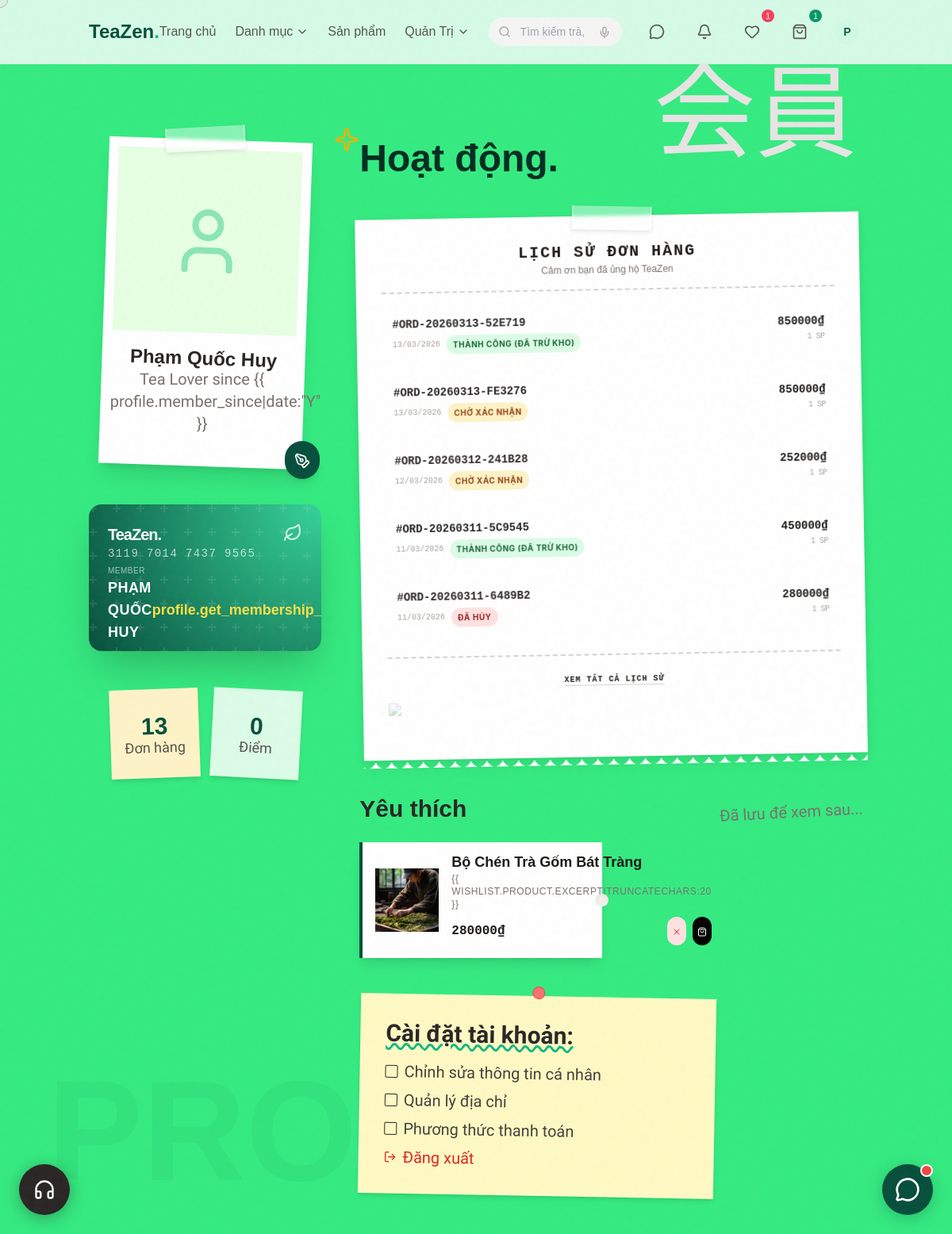
Before: /profile/ (signed in) with the older database file.
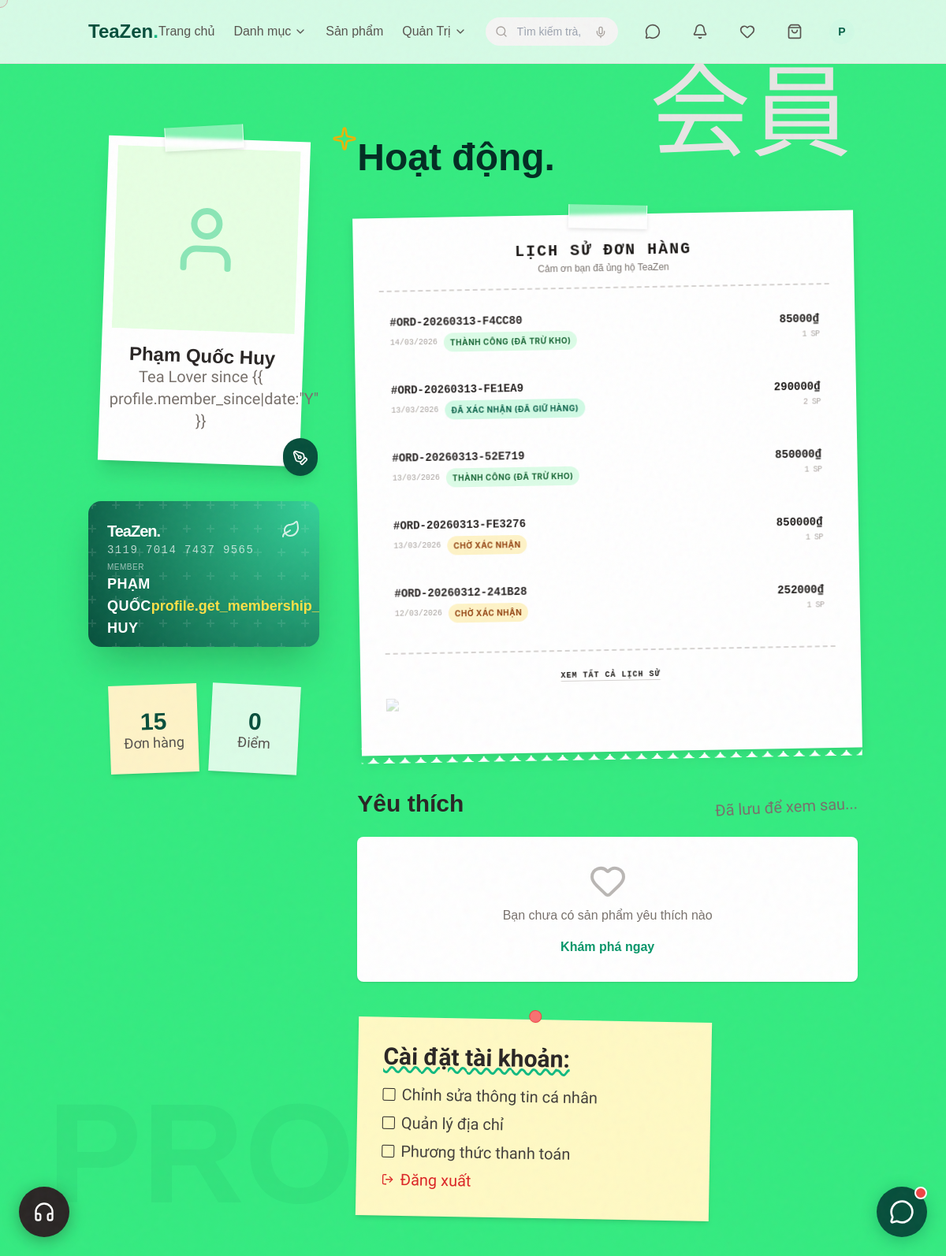
After: the same page with the newer database file.
### MyApp/models.py (models this page shows, shortened)
class Order(models.Model):
	STATUS_CHOICES = [
		('pending', 'Chờ xác nhận'),
		('confirmed', 'Đã xác nhận (Đã giữ hàng)'),
		('processing', 'Đang đóng gói'),
		('shipping', 'Đang giao'),
		('delivered', 'Thành công (Đã trừ kho)'),
		('completed', 'Hoàn tất'),
		('cancelled', 'Đã hủy'),
		('return_requested', 'Yêu cầu trả hàng'),
		('return_approved', 'Đã duyệt trả hàng'),
		('returned', 'Đã nhận hàng trả'),
		('refunded', 'Đã hoàn tiền'),
		('exchanged', 'Đã đổi hàng'),
	]
	user = models.ForeignKey(User, on_delete=models.CASCADE, related_name='orders')
	order_number = models.CharField(max_length=50, unique=True)
	total_amount = models.DecimalField(max_digits=12, decimal_places=0, default=0)
	status = models.CharField(max_length=20, choices=STATUS_CHOICES, default='pending')
	coupon = models.ForeignKey(Coupon, on_delete=models.SET_NULL, null=True, blank=True, related_name='orders')
	discount_amount = models.DecimalField(max_digits=12, decimal_places=0, default=0)
	created_at = models.DateTimeField(auto_now_add=True)
	updated_at = models.DateTimeField(auto_now=True)
	note = models.TextField(blank=True)
	pdf_generated = models.BooleanField(default=False)  # Track nếu PDF đã được tạo
	class Meta:
		ordering = ['-created_at']

class Wishlist(models.Model):
	user = models.ForeignKey(User, on_delete=models.CASCADE, related_name='wishlists')
	product = models.ForeignKey(Product, on_delete=models.CASCADE, related_name='wishlisted_by')
	added_at = models.DateTimeField(auto_now_add=True)
	class Meta:
		ordering = ['-added_at']
		unique_together = ['user', 'product']

class Product(models.Model):
	category = models.ForeignKey(Category, on_delete=models.SET_NULL, null=True, blank=True, related_name='products')
	title = models.CharField(max_length=200)
	slug = models.SlugField(max_length=220, unique=True)
	excerpt = models.CharField(max_length=300, blank=True)
	image = models.ImageField(upload_to='products/', blank=True, null=True)
	description = models.TextField(blank=True)
	ingredients = models.TextField(blank=True, verbose_name="Thành phần / Thông số")
	brewing_guide = models.TextField(blank=True, verbose_name="Hướng dẫn pha chế")
	price = models.DecimalField(max_digits=10, decimal_places=0, null=True, blank=True)
	physical_stock = models.PositiveIntegerField(default=0, verbose_name="Số lượng tồn vật lý")
	reserved_stock = models.PositiveIntegerField(default=0, verbose_name="Số lượng tạm giữ")
	views_count = models.PositiveIntegerField(default=0, verbose_name="Lượt xem")
	created_at = models.DateTimeField(auto_now_add=True)
	objects = InventoryManager()
	class Meta:
		ordering = ['-created_at']

### MyApp/views/profile_views.py (the view)
# urls.py: path('profile/', views.profile_view, name='profile'),
@login_required(login_url='login')
def profile_view(request):
    user = request.user
    if not hasattr(user, 'profile'):
        UserProfile.objects.create(user=user)
    profile = user.profile
    orders = Order.objects.filter(user=user)[:5]
    wishlists = Wishlist.objects.filter(user=user).select_related('product')[:4]
    total_orders = Order.objects.filter(user=user).count()
    context = {
        'profile': profile,
        'orders': orders,
        'wishlists': wishlists,
        'total_orders': total_orders,
    }
    return render(request, 'users/profile.html', context)

### MyApp/context_processors.py (called while the page is built)
def categories(request):
    cache_key = 'active_categories'
    categories = cache.get(cache_key)
    if categories is None:
        categories = list(
            Category.objects.filter(is_active=True).only('id', 'name', 'slug').order_by('name')
        )
        cache.set(cache_key, categories, 600)
    return {
        'all_categories': categories
    }

def support_context(request):
    return {
        'support_categories': SupportTicket.CATEGORY_CHOICES,
    }

def user_badges(request):
    user = getattr(request, 'user', None)
    if not user or not user.is_authenticated:
        return {}
    cache_key = f'user_badges_{user.id}'
    cached = cache.get(cache_key)
    if cached is not None:
        return cached
    data = {
        'wishlist_count': Wishlist.objects.filter(user=user).count(),
        'cart_item_count': CartItem.objects.filter(cart__user=user).count(),
    }
    cache.set(cache_key, data, 30)
    return data

### MyApp/models.py (called while the page is built)
	def get_full_name(self):
		if self.user.first_name or self.user.last_name:
			return f'{self.user.first_name} {self.user.last_name}'.strip()
		return self.user.username

### templates/users/profile.html (shortened to what the changed rows need)
{% extends 'base.html' %}
{% load static %}
{% block extra_styles %}
<link rel="stylesheet" href="{% static 'css/users.css' %}">
{% endblock %}
{% block content %}
<div class="container mx-auto px-6 pt-24 pb-12">
    <div class="grid grid-cols-1 lg:grid-cols-12 gap-12 items-start">
        <div class="lg:col-span-4 space-y-12 lg:sticky lg:top-24">
            <div class="relative w-64 mx-auto group">
                <div
                    class="bg-white p-3 pb-10 shadow-xl transform rotate-2 transition-transform duration-500 group-hover:rotate-0 hover-trigger">
                    <div class="mt-4 text-center">
                        <h2 class="font-art text-2xl font-bold text-stone-800">{{ profile.get_full_name }}</h2>
                    </div>
                </div>
            </div>
            <div class="flex justify-center gap-4 flex-wrap">
                <div
                    class="bg-[#fef3c7] p-4 w-28 h-28 shadow-md rotate-[-2deg] flex flex-col justify-center items-center text-center hover-trigger transform hover:scale-105 transition-transform cursor-pointer">
                    <div class="font-art text-3xl font-bold text-emerald-900">{{ total_orders }}</div>
                    <div class="font-hand text-lg text-stone-600 leading-none">Đơn hàng</div>
                </div>
            </div>
        </div>
        <div class="lg:col-span-8 space-y-12">
            <div class="relative">
                <h2 class="font-art text-5xl font-bold text-emerald-950">Hoạt động.</h2>
            </div>
            <div class="relative group">
                <div class="receipt rotate-[-1deg] transition-transform duration-300 hover:rotate-0">
                    <div class="space-y-3 font-mono text-sm mt-4">
                        {% for order in orders %}
                        <a href="{% url 'order_detail' order.order_number %}"
                            class="receipt-item flex justify-between items-center p-3 group/item">
                            <div class="space-y-1">
                                <div class="font-bold text-stone-800 flex items-center gap-2">
                                    #{{ order.order_number }}
                                </div>
                                <div class="flex items-center gap-2">
                                    <span class="text-stone-400 text-[10px]">{{ order.created_at|date:"d/m/Y" }}</span>
                                    <span class="status-badge
                                        {% if order.status == 'pending' %}status-pending
                                        {% elif order.status == 'processing' %}status-processing
                                        {% elif order.status == 'confirmed' %}status-confirmed
                                        {% elif order.status == 'shipping' %}status-shipping
                                        {% elif order.status == 'delivered' %}status-delivered
                                        {% elif order.status == 'cancelled' %}status-cancelled
                                        {% elif order.status == 'return_requested' %}status-pending
                                        {% elif order.status == 'return_approved' %}status-processing
                                        {% elif order.status == 'returned' %}status-completed
                                        {% elif order.status == 'refunded' %}status-cancelled
                                        {% elif order.status == 'exchanged' %}status-completed
                                        {% else %}status-completed{% endif %}">
                                        {{ order.get_status_display }}
                                    </span>
                                </div>
                            </div>
                            <div class="text-right">
                                <div class="font-bold text-stone-900">{{ order.total_amount|floatformat:0 }}₫</div>
                                <div class="text-stone-400 text-[10px] uppercase tracking-tighter">{{ order.items.count }} SP</div>
                            </div>
                        </a>
                        {% empty %}
                        <div class="text-center py-8 text-stone-500">
                            <i data-lucide="package" class="w-12 h-12 mx-auto mb-2 opacity-50"></i>
                            <p class="font-hand text-xl">Bạn chưa có đơn hàng nào</p>
                        </div>
                        {% endfor %}
                    </div>
                </div>
            </div>
            <div>
                <div class="grid grid-cols-1 sm:grid-cols-2 gap-6">
                    {% for wishlist in wishlists %}
                    <div
                        class="relative bg-white p-4 shadow-lg border-l-4 border-emerald-900 flex gap-4 items-center hover-trigger cursor-pointer group hover:-translate-y-1 transition-transform">
                        <div class="w-20 h-20 bg-gray-100 flex-shrink-0 overflow-hidden">
                            {% if wishlist.product.image %}
                            <img src="{{ wishlist.product.image.url }}"
                                class="w-full h-full object-cover group-hover:scale-110 transition-transform">
                            {% else %}
                            <div class="w-full h-full flex items-center justify-center bg-emerald-50">
                                <i data-lucide="leaf" class="w-8 h-8 text-emerald-200"></i>
                            </div>
                            {% endif %}
                        </div>
                        <div class="flex-grow">
                            <h4 class="font-bold font-art text-lg leading-none">{{ wishlist.product.title }}</h4>
                            <p class="text-xs text-stone-500 mt-1 uppercase tracking-wider">{{
                                wishlist.product.excerpt|truncatechars:20 }}</p>
                            <div class="flex justify-between items-center mt-2">
                                <span class="font-mono font-bold">{{ wishlist.product.price|floatformat:0 }}₫</span>
                                <div class="flex gap-2">
                                    <a href="{% url 'wishlist_remove' wishlist.product.id %}"
                                        class="bg-red-100 text-red-600 p-1.5 rounded-full hover:bg-red-200 transition-colors">
                                        <i data-lucide="x" class="w-3 h-3"></i>
                                    </a>
                                    <a href="{% url 'cart_add' wishlist.product.id %}?remove_from_wishlist=1"
                                        class="bg-black text-white p-1.5 rounded-full hover:bg-emerald-600 transition-colors">
                                        <i data-lucide="shopping-bag" class="w-3 h-3"></i>
                                    </a>
                                </div>
                            </div>
                        </div>
                        <div
                            class="absolute -right-2 top-1/2 -translate-y-1/2 w-4 h-4 bg-[#f2f0ec] rounded-full shadow-inner">
                        </div>
                    </div>
                    {% empty %}
                    <div class="col-span-2 text-center py-8 text-stone-500 bg-white rounded-lg shadow">
                        <i data-lucide="heart" class="w-12 h-12 mx-auto mb-2 opacity-50"></i>
                        <p>Bạn chưa có sản phẩm yêu thích nào</p>
                        <a href="{% url 'index' %}"
                            class="inline-block mt-4 text-emerald-600 font-bold hover:underline">Khám phá ngay</a>
                    </div>
                    {% endfor %}
                </div>
            </div>
        </div>
    </div>
</div>
{% endblock %}

### templates/base.html (shortened to what the changed rows need)
{% load static %}
<!DOCTYPE html>
<html lang="vi" class="scroll-smooth">
<head>
    <script src="https://cdn.tailwindcss.com"></script>
    <link rel="stylesheet" href="{% static 'css/styles.css' %}">
    <link rel="stylesheet" href="{% static 'css/base.css' %}">
    {% block extra_styles %}{% endblock %}
</head>
<body>
    <nav
        class="fixed top-0 left-0 w-full z-50 transition-all duration-300 bg-white/80 backdrop-blur-md border-b border-stone-200">
        <div class="container mx-auto px-6 h-20 flex flex-nowrap items-center justify-between">
            <div class="flex items-center space-x-5 shrink-0">
                <a href="{% url 'wishlist' %}" class="relative text-stone-600 hover:text-emerald-800 transition-colors"
                    title="Yêu thích">
                    <i data-lucide="heart" class="w-5 h-5"></i>
                    {% if user.is_authenticated and wishlist_count|default:0 > 0 %}
                    <span
                        class="absolute -top-2 -right-2 w-4 h-4 bg-rose-500 text-white text-[10px] flex items-center justify-center rounded-full">
                        {{ wishlist_count }}
                    </span>
                    {% endif %}
                </a>
                <a href="{% url 'cart' %}" class="relative text-stone-600 hover:text-emerald-800 transition-colors">
                    <i data-lucide="shopping-bag" class="w-5 h-5"></i>
                    {% if user.is_authenticated and cart_item_count|default:0 > 0 %}
                    <span
                        class="absolute -top-2 -right-2 w-4 h-4 bg-emerald-600 text-white text-[10px] flex items-center justify-center rounded-full">
                        {{ cart_item_count }}
                    </span>
                    {% endif %}
                </a>
            </div>
        </div>
    </nav>
    {% block content %}{% endblock %}
</body>
</html>

Changed rows visible on the page:
no longer on this page (row unchanged): Order: order_number "ORD-20260311-5C9545", created_at "11/03/2026", status "THÀNH CÔNG (ĐÃ TRỪ KHO)", total_amount "450000", items.count "1"
no longer on this page (row unchanged): Order: order_number "ORD-20260311-6489B2", created_at "11/03/2026", status "ĐÃ HỦY", total_amount "280000", items.count "1"
removed Wishlist: product.image (picture), product "Bộ Chén Trà Gốm Bát Tràng", product.price "280000"
added Order: order_number "ORD-20260313-F4CC80", created_at "14/03/2026", status "THÀNH CÔNG (ĐÃ TRỪ KHO)", total_amount "85000", items.count "1"
added Order: order_number "ORD-20260313-FE1EA9", created_at "13/03/2026", status "ĐÃ XÁC NHẬN (ĐÃ GIỮ HÀNG)", total_amount "290000", items.count "2"
Other visible differences:
{{ total_orders }}: "13" → "15"
{{ wishlist_count }}: "1" → (not shown)
{{ cart_item_count }}: "1" → (not shown)
text now shown: "Bạn chưa có sản phẩm yêu thích nào Khám phá ngay"
